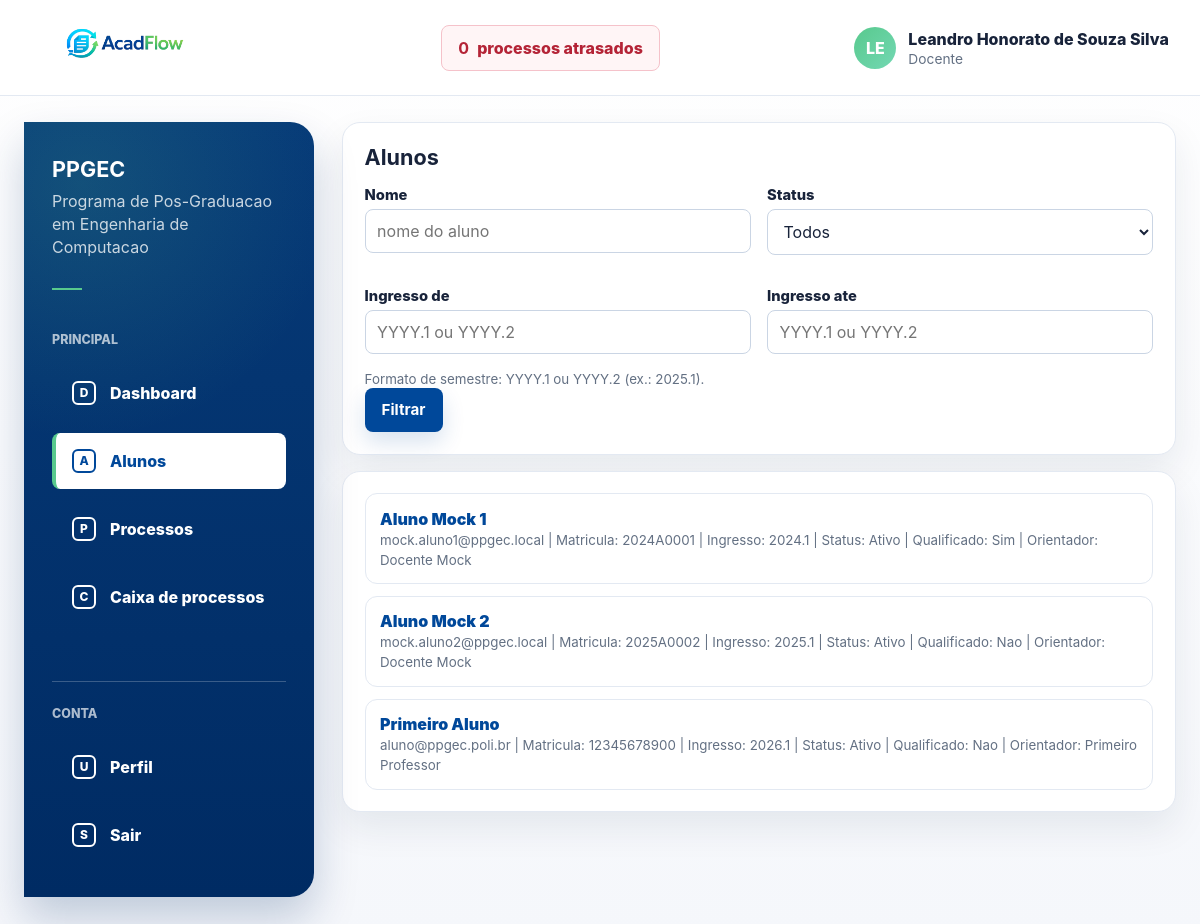
Screenshot of /coordenacao/alunos/ (signed in) with the database file from the repository.
### processos/models.py (models this page shows, shortened)
class User(AbstractUser):
    class TipoUsuario(models.TextChoices):
        ALUNO = "ALUNO", "Aluno"
        DOCENTE = "DOCENTE", "Docente"
        SERVIDOR = "SERVIDOR", "Servidor"
    username = None
    first_name = None
    last_name = None
    nome = models.CharField(max_length=255)
    email = models.EmailField(unique=True)
    tipo_usuario = models.CharField(
        max_length=20,
        choices=TipoUsuario.choices,
        default=TipoUsuario.SERVIDOR,
    )
    USERNAME_FIELD = "email"
    REQUIRED_FIELDS = ["nome"]
    objects = UserManager()
    class Meta:
        ordering = ["nome", "email"]

class Aluno(User):
    class StatusAluno(models.TextChoices):
        ATIVO = "ATIVO", "Ativo"
        DESLIGADO = "DESLIGADO", "Desligado"
        DEFENDEU = "DEFENDEU", "Defendeu"
    semestre_validator = RegexValidator(
        regex=r"^\d{4}\.[12]$",
        message="Informe no formato YYYY.1 ou YYYY.2.",
    )
    ingresso = models.CharField(max_length=6, validators=[semestre_validator])
    prazo_defesa = models.CharField(
        max_length=6,
        null=True,
        blank=True,
        validators=[semestre_validator],
    )
    prazo_qualificacao = models.CharField(
        max_length=6,
        null=True,
        blank=True,
        validators=[semestre_validator],
    )
    isQualificado = models.BooleanField(default=False)
    status_aluno = models.CharField(
        max_length=12,
        choices=StatusAluno.choices,
        default=StatusAluno.ATIVO,
    )
    numero_defesa = models.CharField(max_length=80, blank=True)
    data_defesa = models.DateField(null=True, blank=True)
    deposito_versao_final = models.BooleanField(default=False)
    orientador = models.ForeignKey(
        settings.AUTH_USER_MODEL,
        on_delete=models.SET_NULL,
        null=True,
        blank=True,
        related_name="orientandos",
        limit_choices_to={"tipo_usuario": User.TipoUsuario.DOCENTE},
    )
    matricula = models.CharField(max_length=50, blank=True)
    class Meta:
        verbose_name = "Aluno"
        verbose_name_plural = "Alunos"

### processos/views.py (the view)
# urls.py: path("coordenacao/alunos/", alunos_view, name="coordenacao_alunos"),
@login_required
def alunos_view(request):
    if not _has_gestao_access(request.user):
        raise PermissionDenied("Acesso restrito a coordenadores e servidores.")
    queryset = Aluno.objects.select_related("orientador").order_by("nome")
    nome = request.GET.get("nome", "").strip()
    ingresso_inicio_raw = request.GET.get("ingresso_inicio", "").strip()
    ingresso_fim_raw = request.GET.get("ingresso_fim", "").strip()
    status = request.GET.get("status", "").strip().upper()
    if nome:
        queryset = queryset.filter(nome__icontains=nome)
    ingresso_inicio = ingresso_inicio_raw if _semestre_valido(ingresso_inicio_raw) else ""
    ingresso_fim = ingresso_fim_raw if _semestre_valido(ingresso_fim_raw) else ""
    if ingresso_inicio:
        queryset = queryset.filter(ingresso__gte=ingresso_inicio)
    if ingresso_fim:
        queryset = queryset.filter(ingresso__lte=ingresso_fim)
    if status:
        queryset = queryset.filter(status_aluno=status)
    return render(
        request,
        "processos/alunos_lista.html",
        {
            "alunos": queryset,
            "filtro_nome": nome,
            "filtro_ingresso_inicio": ingresso_inicio_raw,
            "filtro_ingresso_fim": ingresso_fim_raw,
            "filtro_status": status,
            "status_list": (
                Aluno.StatusAluno.choices
            ),
            "is_coordenador": _is_coordenador(request.user),
            "has_gestao_access": _has_gestao_access(request.user),
            "can_view_dashboard": _can_view_dashboard(request.user),
            "can_view_processos": _can_view_processos(request.user),
            "can_view_caixa": _can_view_caixa(request.user),
        },
    )

### processos/context_processors.py (called while the page is built)
def processos_atrasados(request):
    if not request.user.is_authenticated:
        return {}
    return {
        "processos_atrasados_count": processos_atrasados_queryset(request.user).count(),
        "processos_atrasados_url": processos_atrasados_url(request.user),
    }

### processos/services.py (called while the page is built, shortened)
def processos_atrasados_base_queryset():
    return Processo.objects.filter(
        prazo_limite__lt=timezone.localdate(),
    ).exclude(status=Processo.StatusProcesso.FINALIZADO)

def processos_atrasados_queryset(user):
    queryset = processos_atrasados_base_queryset()
    if not user.is_authenticated:
        return queryset.none()
    if user.tipo_usuario == User.TipoUsuario.SERVIDOR:
        return queryset
    if user.tipo_usuario == User.TipoUsuario.DOCENTE:
        is_coordenador = Docente.objects.filter(pk=user.pk, coordenador=True).exists()
        if is_coordenador:
            return queryset
    return queryset.filter(usuario_criado_por=user)

def processos_atrasados_url(user):
    if user.is_authenticated and user.tipo_usuario in {User.TipoUsuario.SERVIDOR, User.TipoUsuario.DOCENTE}:
        if user.tipo_usuario == User.TipoUsuario.SERVIDOR or Docente.objects.filter(
            pk=user.pk,
            coordenador=True,
        ).exists():
            return f"{reverse('coordenacao_processos')}?atrasados=1"
    return f"{reverse('menu_meus_processos')}?my_atrasados=1"

### processos/views.py (called while the page is built)
def _is_docente(user):
    return user.is_authenticated and user.tipo_usuario == User.TipoUsuario.DOCENTE

def _is_coordenador(user):
    if not user.is_authenticated or user.tipo_usuario != User.TipoUsuario.DOCENTE:
        return False
    try:
        return bool(user.docente.coordenador)
    except Docente.DoesNotExist:
        return False

def _has_gestao_access(user):
    return _is_coordenador(user) or _is_servidor(user)

def _can_view_dashboard(user):
    return _has_gestao_access(user)

def _can_view_processos(user):
    return _is_coordenador(user) or _is_servidor(user)

def _can_view_caixa(user):
    return _is_docente(user) or _is_servidor(user)

def _semestre_valido(valor: str) -> bool:
    return bool(re.fullmatch(r"\d{4}\.[12]", (valor or "").strip()))

### templates/processos/alunos_lista.html (shortened to what this page needs)
{% extends "base.html" %}
{% block content %}
<section class="card" style="margin-bottom: 1rem;">
    <h1 class="section-title">Alunos</h1>
    <form method="get">
        <div class="grid-two">
            <div class="field">
                <label for="id_nome">Nome</label>
                <input id="id_nome" type="text" name="nome" value="{{ filtro_nome }}" placeholder="nome do aluno">
            </div>
            <div class="field">
                <label for="id_status">Status</label>
                <select id="id_status" name="status">
                    <option value="">Todos</option>
                </select>
            </div>
            <div class="field">
                <label for="id_ingresso_inicio">Ingresso de</label>
                <input id="id_ingresso_inicio" type="text" name="ingresso_inicio" value="{{ filtro_ingresso_inicio }}" placeholder="YYYY.1 ou YYYY.2">
            </div>
            <div class="field">
                <label for="id_ingresso_fim">Ingresso ate</label>
                <input id="id_ingresso_fim" type="text" name="ingresso_fim" value="{{ filtro_ingresso_fim }}" placeholder="YYYY.1 ou YYYY.2">
            </div>
        </div>
        <small class="muted">Formato de semestre: YYYY.1 ou YYYY.2 (ex.: 2025.1).</small><br>
        <button class="btn" type="submit">Filtrar</button>
    </form>
</section>
<section class="card">
    {% if alunos %}
        <ul class="list">
            {% for aluno in alunos %}
                <li>
                    <strong><a class="text-link" href="{% url 'aluno_detalhe' aluno.id %}">{{ aluno.nome }}</a></strong><br>
                    <small class="muted">
                        {{ aluno.email }}
                        {% if aluno.matricula %} | Matricula: {{ aluno.matricula }}{% endif %}
                        | Ingresso: {{ aluno.ingresso }}
                        | Status: {{ aluno.get_status_aluno_display }}
                        | Qualificado: {% if aluno.isQualificado %}Sim{% else %}Nao{% endif %}
                        {% if aluno.orientador %} | Orientador: {{ aluno.orientador.nome }}{% endif %}
                    </small>
                </li>
            {% endfor %}
        </ul>
    {% else %}
        <p class="muted">Nenhum aluno encontrado com os filtros informados.</p>
    {% endif %}
</section>
{% endblock %}

### templates/base.html (shortened to what this page needs)
{% load static %}
<!doctype html>
<html lang="pt-BR">
<head>
    <link rel="stylesheet" href="{% static 'css/app.css' %}">
</head>
<body>
<div class="app-shell">
    {% if user.is_authenticated %}
        <header class="topbar">
            <div class="container topbar-content">
                <a class="brand" href="{% url 'home' %}" aria-label="AcadFlow">
                    <img class="brand-logo" src="{% static 'img/acadflow-logo.png' %}" alt="AcadFlow">
                </a>
                <a class="overdue-link" href="{{ processos_atrasados_url }}">
                    <strong>{{ processos_atrasados_count|default:0 }}</strong>
                    <span>processos atrasados</span>
                </a>
                <details class="user-menu">
                    <summary class="user-chip">
                        <span class="avatar" aria-hidden="true">{{ user.nome|default:user.email|slice:":2"|upper }}</span>
                        <span class="user-meta">
                            <span class="user-name">{{ user.nome }}</span>
                            <span class="user-role">{{ user.get_tipo_usuario_display }}</span>
                        </span>
                    </summary>
                </details>
            </div>
        </header>
    {% endif %}
    <main class="main-area">
        <div class="container">
            {% if user.is_authenticated %}
                <div class="layout">
                    <aside class="sidebar" aria-label="Menu principal">
                        <div class="sidebar-program">
                            <strong>PPGEC</strong>
                            <span>Programa de Pos-Graduacao em Engenharia de Computacao</span>
                            <span class="sidebar-rule"></span>
                        </div>
                        <p class="sidebar-label">Principal</p>
                        <ul class="side-menu">
                            {% if can_view_dashboard %}
                                <li>
                                    <a class="{% if request.resolver_match.url_name == 'coordenacao_dashboard' %}is-active{% endif %}" href="{% url 'coordenacao_dashboard' %}">
                                        <span class="side-icon">D</span>
                                        Dashboard
                                    </a>
                                </li>
                            {% endif %}
                            {% if has_gestao_access %}
                                <li>
                                    <a class="{% if request.resolver_match.url_name == 'coordenacao_alunos' %}is-active{% endif %}" href="{% url 'coordenacao_alunos' %}">
                                        <span class="side-icon">A</span>
                                        Alunos
                                    </a>
                                </li>
                            {% endif %}
                            {% if can_view_processos %}
                                <li>
                                    <a class="{% if request.resolver_match.url_name == 'coordenacao_processos' %}is-active{% endif %}" href="{% url 'coordenacao_processos' %}">
                                        <span class="side-icon">P</span>
                                        Processos
                                    </a>
                                </li>
                            {% endif %}
                            {% if can_view_caixa %}
                                <li>
                                    <a class="{% if request.resolver_match.url_name == 'coordenacao_caixa_processos' %}is-active{% endif %}" href="{% url 'coordenacao_caixa_processos' %}">
                                        <span class="side-icon">C</span>
                                        Caixa de processos
                                    </a>
                                </li>
                            {% endif %}
                        </ul>
                        <div class="sidebar-footer">
                            <p class="sidebar-label">Conta</p>
                            <ul class="side-menu">
                                <li>
                                    <a class="{% if request.resolver_match.url_name == 'me' %}is-active{% endif %}" href="{% url 'me' %}">
                                        <span class="side-icon">U</span>
                                        Perfil
                                    </a>
                                </li>
                                <li>
                                    <form method="post" action="{% url 'logout' %}" class="side-form">
                                        <button type="submit">
                                            <span class="side-icon">S</span>
                                            Sair
                                        </button>
                                    </form>
                                </li>
                            </ul>
                        </div>
                    </aside>
                    <section class="content-area">
            {% endif %}
            {% block content %}{% endblock %}
            {% if user.is_authenticated %}
                    </section>
                </div>
            {% endif %}
        </div>
    </main>
</div>
</body>
</html>

### rows the page displays
User: nome "LE", nome "Leandro Honorato de Souza Silva", tipo_usuario "Docente"
Aluno: nome "Aluno Mock 1", email "mock.aluno1@ppgec.local", matricula "2024A0001", ingresso "2024.1", status_aluno "Ativo", isQualificado "Sim", orientador.nome "Docente Mock"
Aluno: nome "Aluno Mock 2", email "mock.aluno2@ppgec.local", matricula "2025A0002", ingresso "2025.1", status_aluno "Ativo", isQualificado "Nao", orientador.nome "Docente Mock"
Aluno: nome "Primeiro Aluno", email "aluno@ppgec.poli.br", matricula "12345678900", ingresso "2026.1", status_aluno "Ativo", isQualificado "Nao", orientador.nome "Primeiro Professor"

### other values shown
{{ processos_atrasados_count|default:0 }} "0"
